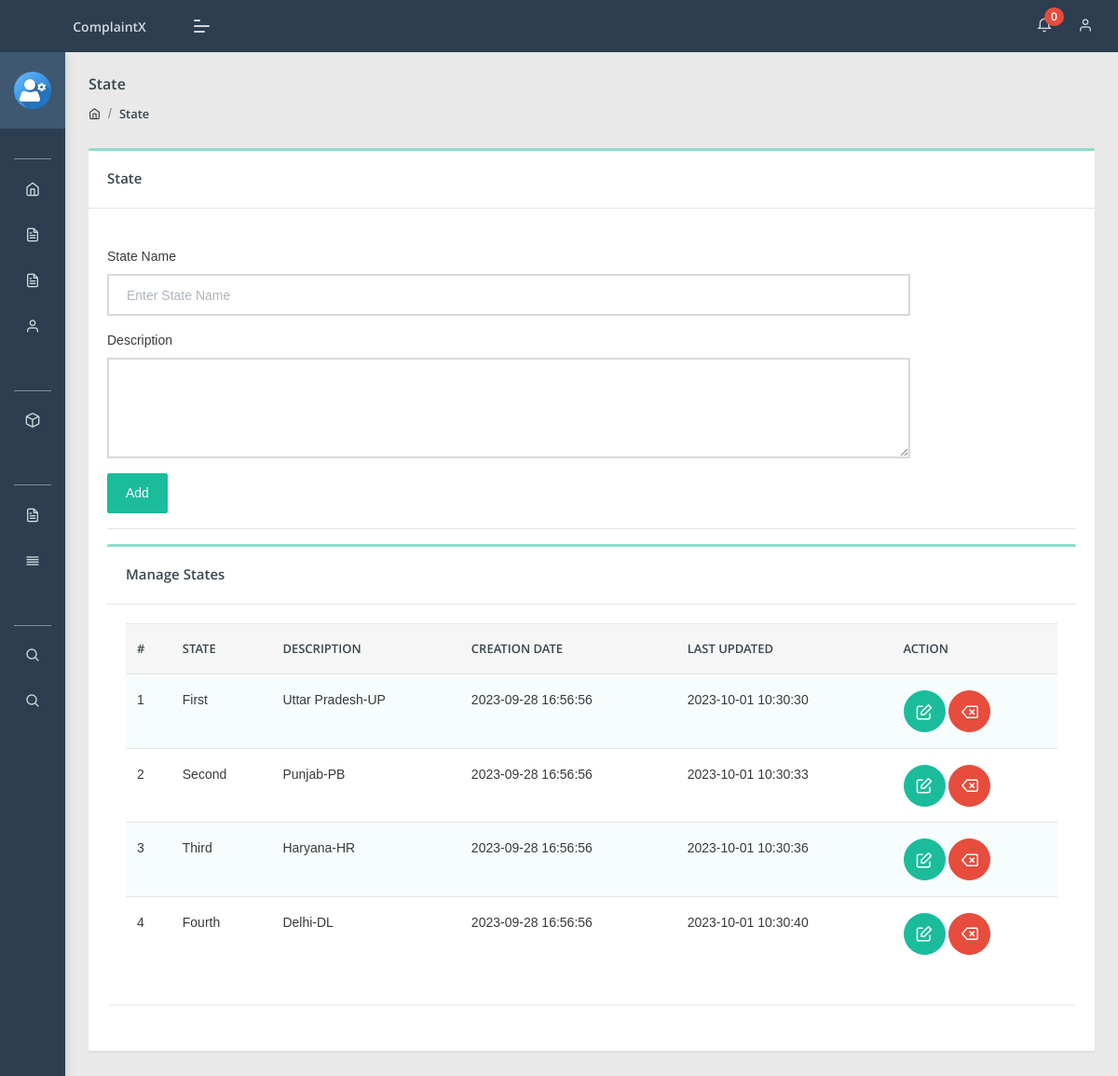
The app's page /admin/state.php (signed in) with its own data.
### tables this page shows
CREATE TABLE `state` (
  `id` int(11) NOT NULL,
  `stateName` varchar(255) DEFAULT NULL,
  `stateDescription` tinytext DEFAULT NULL,
  `postingDate` timestamp NULL DEFAULT current_timestamp(),
  `updationDate` timestamp NULL DEFAULT NULL ON UPDATE current_timestamp()
);

### admin/state.php (the view, shortened to what this page needs)
<?php
include('include/config.php');
if(strlen($_SESSION['aid'])==0)
    {
header('location:index.php');
}
else{
?>
<!DOCTYPE html>
<html lang="en">
<head>
    <link rel="stylesheet" href="assets/css/style.css">
</head>
<body class="">
	<?php include('include/sidebar.php');?>
	<?php include('include/header.php');?>
<section class="pcoded-main-container">
    <div class="pcoded-content">
        <div class="page-header">
            <div class="page-block">
                <div class="row align-items-center">
                    <div class="col-md-12">
                        <div class="page-header-title">
                            <h5 class="m-b-10">State</h5>
                        </div>
                        <ul class="breadcrumb">
                            <li class="breadcrumb-item"><a href="dashboard.php"><i class="feather icon-home"></i></a></li>
                            <li class="breadcrumb-item"><a href="state.php">State</a></li>
                        </ul>
                    </div>
                </div>
            </div>
        </div>
        <div class="row">
            <div class="col-sm-12">
                <div class="card">
                    <div class="card-header">
                        <h5>State</h5>
                    </div>
                    <div class="card-body">
                        <div class="row">
                            <div class="col-md-10">
                                    <br />
                                <form method="post" name="Category">
                                    <div class="form-group">
                                        <label for="exampleInputEmail1">State Name</label>
                                       <input type="text" placeholder="Enter State Name"  name="state" class="form-control" required>
                                    </div>
                                      <div class="form-group">
                                        <label for="exampleInputEmail1">Description</label>
                                       <textarea class="form-control" name="description" rows="4"></textarea>
                                    </div>
                                    <button type="submit" class="btn  btn-primary" name="submit">Add</button>
                                </form>
                            </div>
                        </div>
                     <hr>
                      <div class="row">
                            <div class="col-xl-12">
                <div class="card">
                    <div class="card-header">
                        <h5>Manage States</h5>
                    </div>
                    <div class="card-body table-border-style">
                        <div class="table-responsive">
                            <table class="table table-striped">
                                <thead>
                                    <tr>
                                            <th>#</th>
                                            <th>State</th>
                                            <th>Description</th>
                                            <th>Creation date</th>
                                            <th>Last Updated</th>
                                            <th>Action</th>
                                        </tr>
                                </thead>
                                <tbody>
                                    <?php $query=mysqli_query($con,"select * from state");
$cnt=1;
while($row=mysqli_fetch_array($query))
{
?>
                                        <tr>
                                            <td><?php echo htmlentities($cnt);?></td>
                                            <td><?php echo htmlentities($row['stateName']);?></td>
                                            <td><?php echo htmlentities($row['stateDescription']);?></td>
                                            <td><?php echo htmlentities($row['postingDate']);?></td>
                                            <td> <?php echo htmlentities($row['updationDate']);?></td>
                                            <td>
                                            <a href="edit-state.php?id=<?php echo $row['id']?>" class="btn  btn-icon btn-primary"><i class="feather icon-edit"></i></a>
                                            <a href="state.php?id=<?php echo $row['id']?>&del=delete" class="btn  btn-icon btn-danger" onClick="return confirm('Are you sure you want to delete?')"><i class="feather icon-delete"></i></a></td>
                                        </tr>
                                        <?php $cnt=$cnt+1; } ?>
                                </tbody>
                            </table>
                        </div>
                    </div>
                </div>
            </div>
                        </div>
                    </div>
                </div>
            </div>
        </div>
    </div>
</section>
</body>
</html>
<?php } ?>

### records on screen
state: stateName "First", stateDescription "Uttar Pradesh-UP", postingDate "2023-09-28 16:56:56", updationDate "2023-10-01 10:30:30"
state: stateName "Second", stateDescription "Punjab-PB", postingDate "2023-09-28 16:56:56", updationDate "2023-10-01 10:30:33"
state: stateName "Third", stateDescription "Haryana-HR", postingDate "2023-09-28 16:56:56", updationDate "2023-10-01 10:30:36"
state: stateName "Fourth", stateDescription "Delhi-DL", postingDate "2023-09-28 16:56:56", updationDate "2023-10-01 10:30:40"

### other values on screen
$num1 "0"
